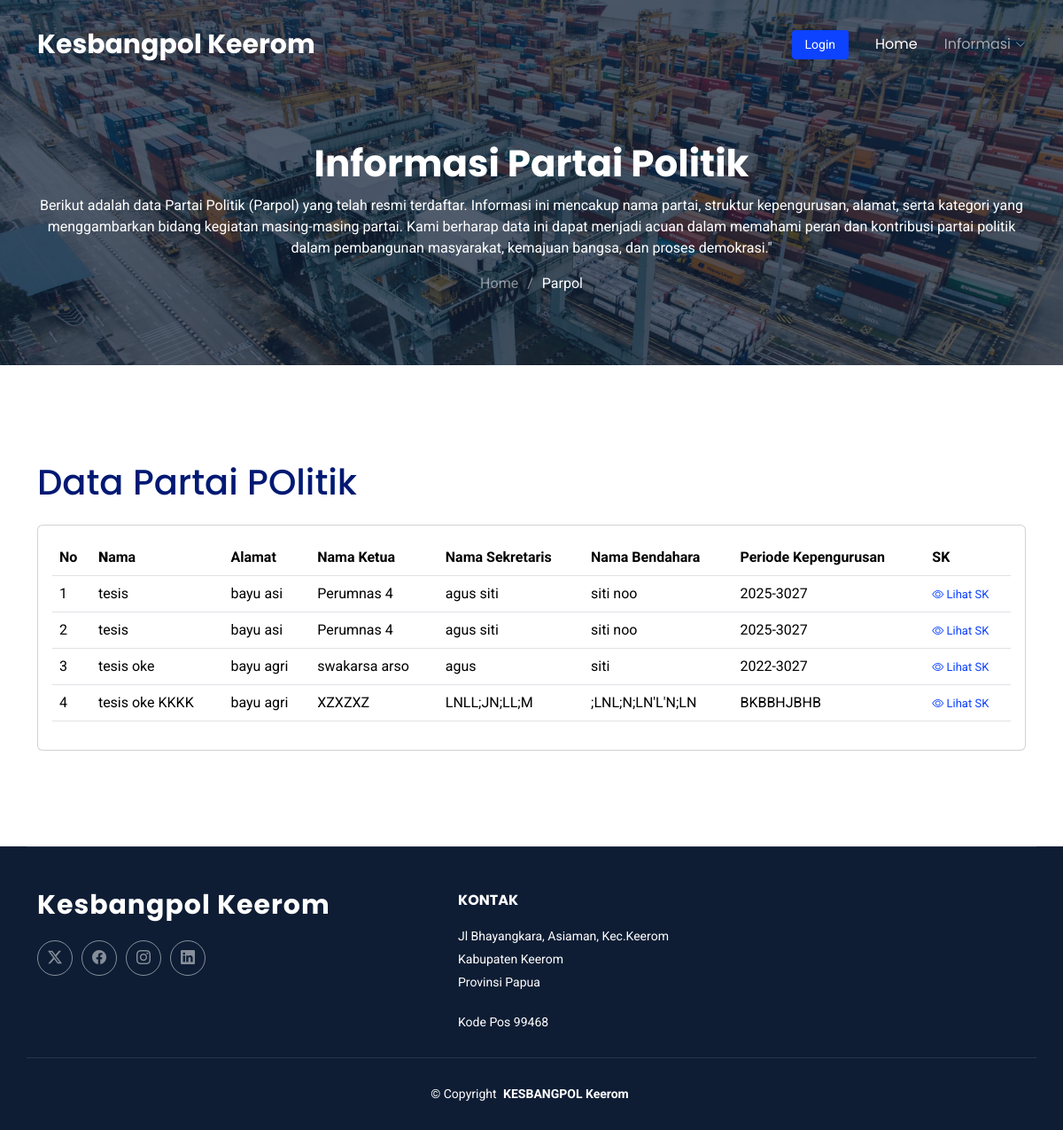
Before: /parpol.php with the older database file.
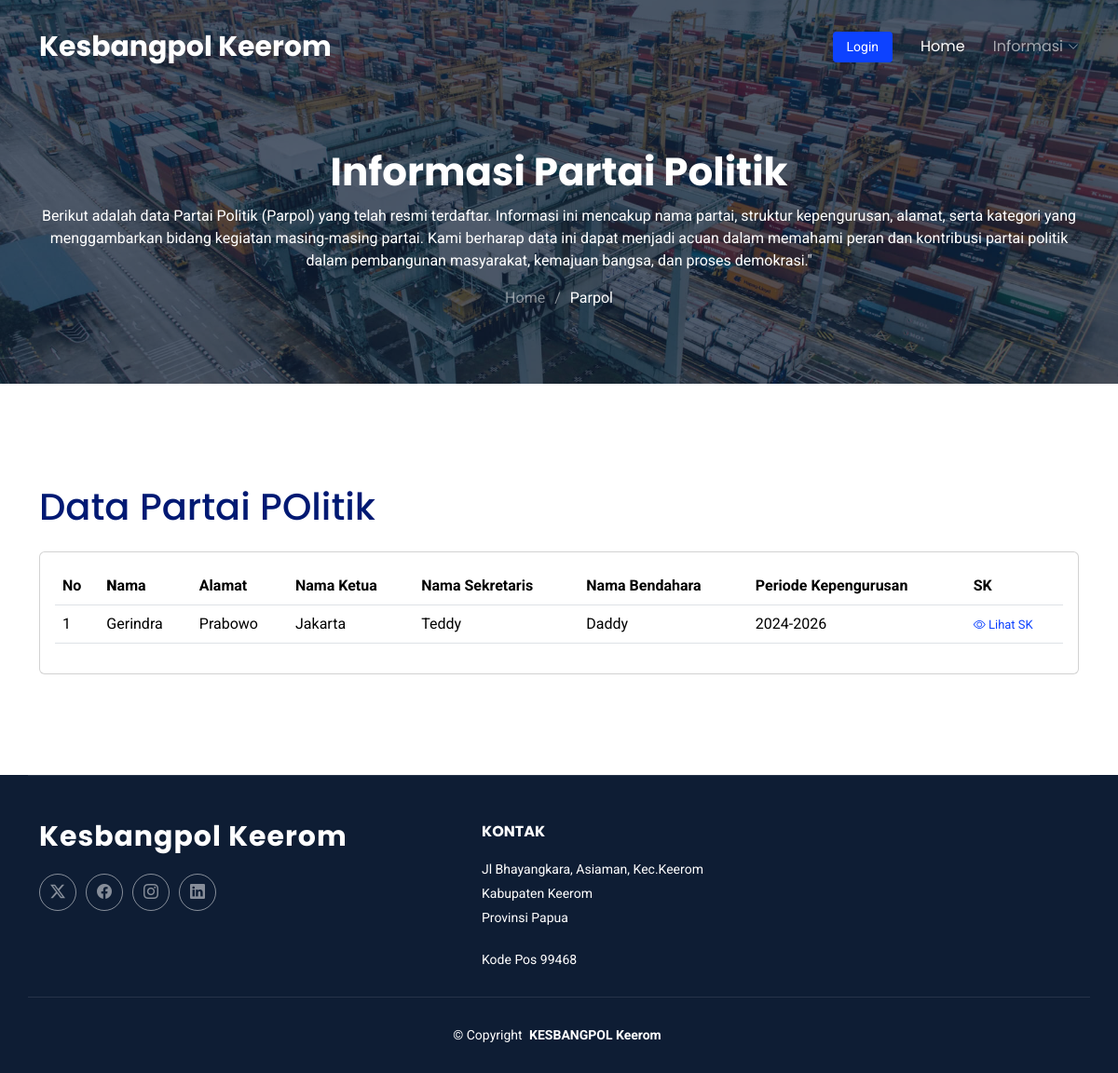
After: the same page with the newer database file.
### tables this page shows
CREATE TABLE `tbl_parpol` (
  `id` int(11) NOT NULL,
  `nm_parpol` varchar(125) NOT NULL,
  `nm_ketua` varchar(125) NOT NULL,
  `nm_sekretaris` varchar(125) NOT NULL,
  `nm_bendahara` varchar(125) NOT NULL,
  `alamat` longtext NOT NULL,
  `periode_kepengurusan` varchar(50) NOT NULL,
  `sk` varchar(125) NOT NULL
);

### parpol.php (the view, shortened to what this page needs)
<?php
include './koneksi.php';
$query = "SELECT id,nm_parpol, nm_ketua, nm_sekretaris, nm_bendahara, alamat, periode_kepengurusan,sk FROM tbl_parpol";
$stmt = $pdo->prepare($query);
$stmt->execute();
$results = $stmt->fetchAll(PDO::FETCH_ASSOC);
?>
<!DOCTYPE html>
<html lang="en">
<head>
  <link href="assets/vendor/bootstrap/css/bootstrap.min.css" rel="stylesheet">
  <link href="assets/vendor/bootstrap-icons/bootstrap-icons.css" rel="stylesheet">
  <link href="assets/vendor/aos/aos.css" rel="stylesheet">
  <link href="assets/vendor/fontawesome-free/css/all.min.css" rel="stylesheet">
  <link href="assets/vendor/glightbox/css/glightbox.min.css" rel="stylesheet">
  <link href="assets/vendor/swiper/swiper-bundle.min.css" rel="stylesheet">
  <link href="./admin/assets/vendor/simple-datatables/style.css" rel="stylesheet">
  <link href="assets/css/main.css" rel="stylesheet">
</head>
<body class="about-page">
<header id="header" class="header d-flex align-items-center fixed-top">
    <div class="container-fluid container-xl position-relative d-flex align-items-center">
      <a href="#" class="logo d-flex align-items-center me-auto">
        <h1 class="sitename">Kesbangpol Keerom</h1>
      </a>
      <nav id="navmenu" class="navmenu">
        <ul>
          <li><a href="index.php" class="active">Home<br></a></li>
          <li class="dropdown"><a href="#"><span>Informasi</span> <i class="bi bi-chevron-down toggle-dropdown"></i></a>
          </li>
        </ul>
      </nav>
      <a class="btn-getstarted" href="./login/login.php">Login</a>
    </div>
  </header>
  <main class="main">
    <div class="page-title dark-background" data-aos="fade" style="background-image: url(assets/img/page-title-bg.jpg);">
      <div class="container position-relative">
        <h1>Informasi Partai Politik</h1>
        <p>
        Berikut adalah data Partai Politik (Parpol) yang telah resmi terdaftar. Informasi ini mencakup nama partai, struktur kepengurusan, alamat, serta kategori yang menggambarkan bidang kegiatan masing-masing partai. Kami berharap data ini dapat menjadi acuan dalam memahami peran dan kontribusi partai politik dalam pembangunan masyarakat, kemajuan bangsa, dan proses demokrasi."</p>
        <nav class="breadcrumbs">
          <ol>
            <li><a href="index.html">Home</a></li>
            <li class="current">Parpol</li>
          </ol>
        </nav>
      </div>
    </div>
    <section id="about" class="about section my-5">
      <div class="container">
      <h1 class="mb-4">Data Partai POlitik</h1>
        <div class="row gy-4">
          <div class="col-lg-12 position-relative align-self-start order-lg-last order-first" data-aos="fade-up" data-aos-delay="200">
          <div class="card">
            <div class="card-body">
              <table class="table datatable">
                <thead>
                  <tr>
                      <th>No</th>
                    <th>
                      <b>N</b>ama
                    </th>
                    <th>Alamat</th>
                    <th>Nama Ketua</th>
                    <th>Nama Sekretaris</th>
                    <th>Nama Bendahara</th>
                    <th>Periode Kepengurusan</th>
                    <th>SK</th>
                  </tr>
                </thead>
                <tbody>
                <?php if (!empty($results)): ?>
                <?php $no = 1;  ?>
                <?php foreach ($results as $row): ?>
                  <tr>
                  <td><?= $no++ ?></td>
                        <td><?= htmlspecialchars($row['nm_parpol']) ?></td>
                        <td><?= htmlspecialchars($row['nm_ketua']) ?></td>
                        <td><?= htmlspecialchars($row['alamat']) ?></td>
                        <td><?= htmlspecialchars($row['nm_sekretaris']) ?></td>
                        <td><?= htmlspecialchars($row['nm_bendahara']) ?></td>
                        <td><?= htmlspecialchars($row['periode_kepengurusan']) ?></td>
                        <td scope="row">
    <a href="#" data-bs-toggle="modal" data-bs-target="#modalSk-<?php echo $row['id']; ?>" class="text-decoration-none " style="font-size: small;">
        <i class="bi bi-eye"></i> Lihat SK
    </a>
</td>
                  </tr>
                  <?php endforeach; ?>
            <?php else: ?>
                <tr>
                    <td colspan="7">Tidak ada data tersedia.</td>
                </tr>
            <?php endif; ?>
                </tbody>
              </table>
            </div>
          </div>
        </div>
      </div>
    </section>
  </main>
  <footer id="footer" class="footer dark-background">
<div class="container footer-top">
  <div class="row gy-4">
    <div class="col-lg-5 col-md-12 footer-about">
      <a href="index.html" class="logo d-flex align-items-center">
        <span class="sitename">Kesbangpol Keerom</span>
      </a>
   <div class="social-links d-flex mt-4">
        <a href=""><i class="bi bi-twitter-x"></i></a>
        <a href=""><i class="bi bi-facebook"></i></a>
        <a href=""><i class="bi bi-instagram"></i></a>
        <a href=""><i class="bi bi-linkedin"></i></a>
      </div>
    </div>
    <div class="col-lg-3 col-md-12 footer-contact text-center text-md-start">
      <h4>KONTAK</h4>
      <p>Jl Bhayangkara, Asiaman, Kec.Keerom</p>
      <p>Kabupaten Keerom</p>
      <p>Provinsi Papua</p>
      <p class="mt-4">Kode Pos  99468</p>
 </div>
  </div>
</div>
<div class="container copyright text-center mt-4">
  <p>© <span>Copyright</span> <strong class="px-1 sitename">KESBANGPOL Keerom</strong></p>
</div>
</footer>
</body>
</html>

Changed rows visible on the page:
removed tbl_parpol: nm_parpol "tesis", nm_ketua "bayu asi", alamat "Perumnas 4", nm_sekretaris "agus siti", nm_bendahara "siti noo", periode_kepengurusan "2025-3027"
removed tbl_parpol: nm_parpol "tesis", nm_ketua "bayu asi", alamat "Perumnas 4", nm_sekretaris "agus siti", nm_bendahara "siti noo", periode_kepengurusan "2025-3027"
removed tbl_parpol: nm_parpol "tesis oke", nm_ketua "bayu agri", alamat "swakarsa arso", nm_sekretaris "agus", nm_bendahara "siti", periode_kepengurusan "2022-3027"
removed tbl_parpol: nm_parpol "tesis oke KKKK", nm_ketua "bayu agri", alamat "XZXZXZ", nm_sekretaris "LNLL;JN;LL;M", nm_bendahara ";LNL;N;LN'L'N;LN", periode_kepengurusan "BKBBHJBHB"
added tbl_parpol: nm_parpol "Gerindra", nm_ketua "Prabowo", alamat "Jakarta", nm_sekretaris "Teddy", nm_bendahara "Daddy", periode_kepengurusan "2024-2026"
